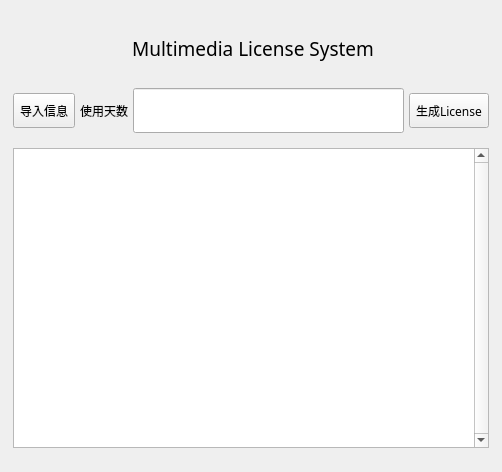
<?xml version="1.0" encoding="UTF-8"?>
<ui version="4.0">
 <class>Dialog</class>
 <widget class="QDialog" name="Dialog">
  <property name="geometry">
   <rect>
    <x>0</x>
    <y>0</y>
    <width>498</width>
    <height>468</height>
   </rect>
  </property>
  <property name="windowTitle">
   <string>Dialog</string>
  </property>
  <layout class="QHBoxLayout" name="horizontalLayout_2">
   <item>
    <widget class="QWidget" name="widget" native="true">
     <property name="minimumSize">
      <size>
       <width>480</width>
       <height>450</height>
      </size>
     </property>
     <property name="maximumSize">
      <size>
       <width>480</width>
       <height>450</height>
      </size>
     </property>
     <layout class="QVBoxLayout" name="verticalLayout">
      <property name="spacing">
       <number>5</number>
      </property>
      <property name="leftMargin">
       <number>2</number>
      </property>
      <property name="topMargin">
       <number>2</number>
      </property>
      <property name="rightMargin">
       <number>2</number>
      </property>
      <property name="bottomMargin">
       <number>2</number>
      </property>
      <item>
       <widget class="QLabel" name="label">
        <property name="minimumSize">
         <size>
          <width>480</width>
          <height>50</height>
         </size>
        </property>
        <property name="maximumSize">
         <size>
          <width>480</width>
          <height>50</height>
         </size>
        </property>
        <property name="font">
         <font>
          <family>微软雅黑</family>
          <pointsize>14</pointsize>
         </font>
        </property>
        <property name="text">
         <string>Multimedia License System</string>
        </property>
        <property name="alignment">
         <set>Qt::AlignCenter</set>
        </property>
       </widget>
      </item>
      <item>
       <layout class="QHBoxLayout" name="horizontalLayout">
        <property name="spacing">
         <number>5</number>
        </property>
        <item>
         <widget class="QToolButton" name="btn_import">
          <property name="minimumSize">
           <size>
            <width>0</width>
            <height>35</height>
           </size>
          </property>
          <property name="font">
           <font>
            <family>微软雅黑</family>
           </font>
          </property>
          <property name="text">
           <string>导入信息</string>
          </property>
          <property name="toolButtonStyle">
           <enum>Qt::ToolButtonTextBesideIcon</enum>
          </property>
         </widget>
        </item>
        <item>
         <widget class="QLabel" name="label_2">
          <property name="minimumSize">
           <size>
            <width>0</width>
            <height>35</height>
           </size>
          </property>
          <property name="font">
           <font>
            <family>微软雅黑</family>
           </font>
          </property>
          <property name="text">
           <string>使用天数</string>
          </property>
         </widget>
        </item>
        <item>
         <widget class="QLineEdit" name="lineEdit">
          <property name="minimumSize">
           <size>
            <width>0</width>
            <height>45</height>
           </size>
          </property>
          <property name="font">
           <font>
            <family>微软雅黑</family>
           </font>
          </property>
          <property name="clearButtonEnabled">
           <bool>false</bool>
          </property>
         </widget>
        </item>
        <item>
         <widget class="QToolButton" name="btn_create">
          <property name="minimumSize">
           <size>
            <width>0</width>
            <height>35</height>
           </size>
          </property>
          <property name="font">
           <font>
            <family>微软雅黑</family>
            <pointsize>9</pointsize>
           </font>
          </property>
          <property name="text">
           <string>生成License</string>
          </property>
          <property name="toolButtonStyle">
           <enum>Qt::ToolButtonTextBesideIcon</enum>
          </property>
         </widget>
        </item>
       </layout>
      </item>
      <item>
       <widget class="QTextBrowser" name="text_info">
        <property name="maximumSize">
         <size>
          <width>16777215</width>
          <height>300</height>
         </size>
        </property>
        <property name="verticalScrollBarPolicy">
         <enum>Qt::ScrollBarAlwaysOn</enum>
        </property>
        <property name="horizontalScrollBarPolicy">
         <enum>Qt::ScrollBarAsNeeded</enum>
        </property>
       </widget>
      </item>
     </layout>
    </widget>
   </item>
  </layout>
 </widget>
 <resources/>
 <connections/>
</ui>
